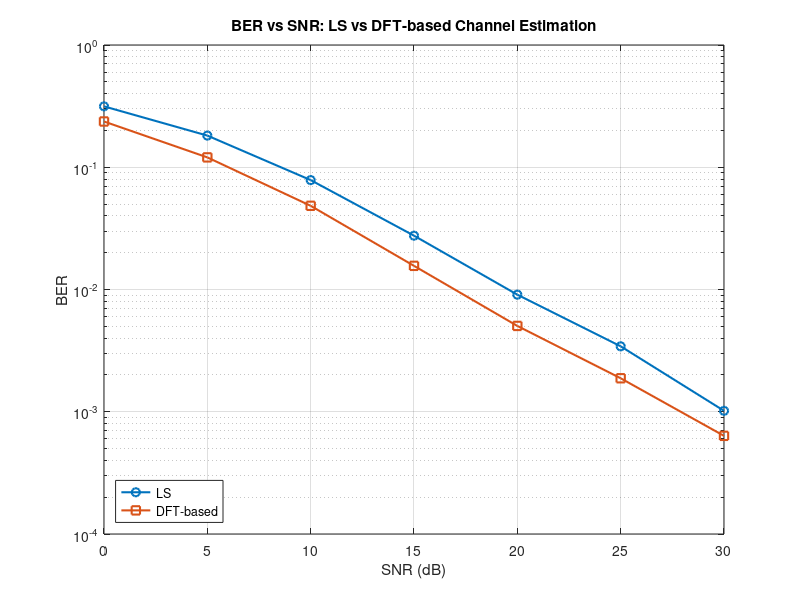
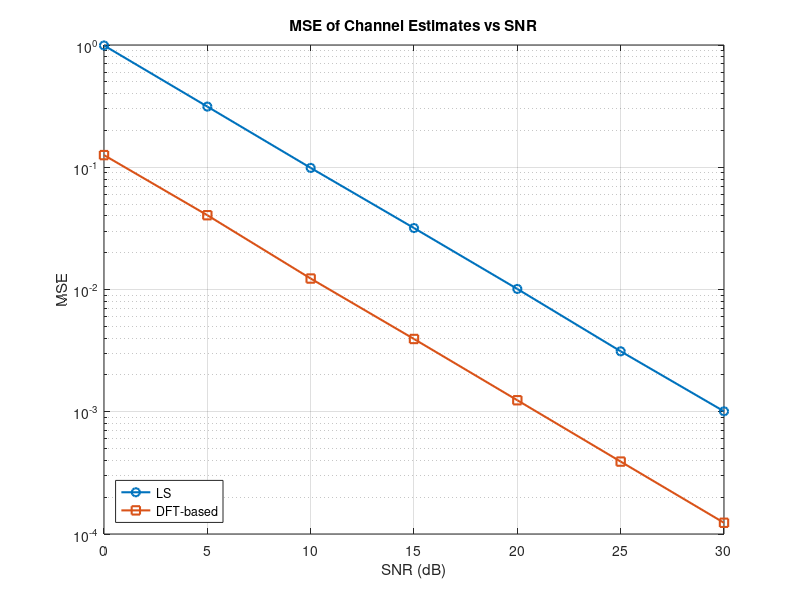
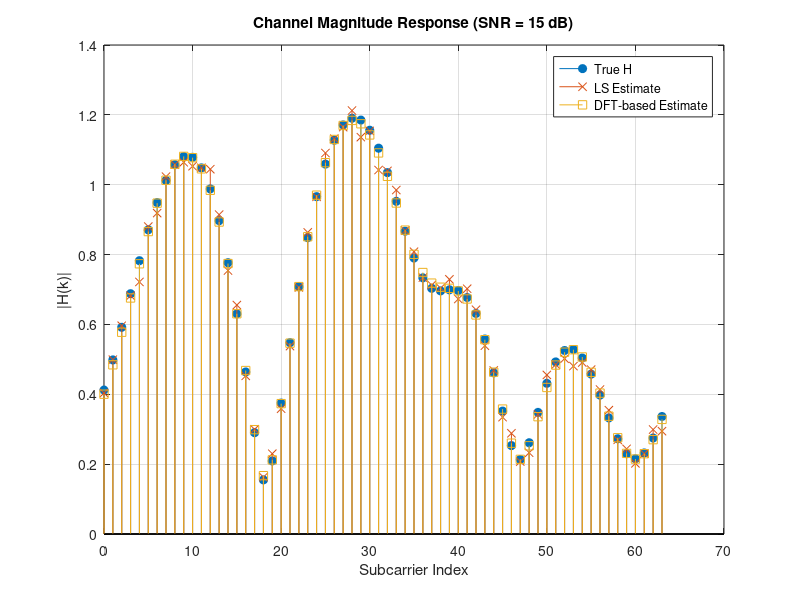

These charts were generated, in order, by the following MATLAB code:
clear ;
clc ;
close all ;
rng(1) ;
%% DEFINE PARAMETERS 
subcarriers = 64 ;
ofdm_symb = 50 ;
M = 4 ; % QPSK
k = log2(M) ; % Bits per symbol
taps = 8 ; % channel length
SNR_dB = 0:5:30 ;
frames = 200 ;
%% RESULT PREALLOCATION
BER_ls   = zeros(size(SNR_dB));
BER_dft  = zeros(size(SNR_dB));
mse_ls   = zeros(size(SNR_dB));
mse_dft  = zeros(size(SNR_dB));

for i = 1:length(SNR_dB)
    snr_db = SNR_dB(i) ;
    snr_linear = 10^(snr_db/10) ;
    bit_err_ls = 0 ;
    bit_err_dft = 0 ;
    total_bits = 0 ;
    mse_acc_ls = 0 ;
    mse_acc_dft = 0 ;
    for f = 1:frames
        % RANDOM FREQ SELECTIVE RAYLEIGH CHANNEL
        p = exp(-0:(taps-1)) ;
        p = p/sum(p) ;
        h = (randn(taps,1) + 1*j*randn(taps,1))/sqrt(2) ; % rayleigh taps
        h = h.*sqrt(p.') ;
        h_true = fft([h; zeros(subcarriers-taps,1)]) ; % true freq response
        % PILOT OFDM SYMBOL
        pilot_bits = randi([0 1],subcarriers, 1);
        pilot_symb = 2*pilot_bits - 1; % BPSK Pilots (+/-1) with magnitude = 0 
        Es = mean(abs(pilot_symb).^2) ;
        nsd = Es/snr_linear ; % noise spectral density
        noise = sqrt(nsd/2)*(randn(subcarriers,1) + 1*j*randn(subcarriers,1)) ;
        % Recieved pilot in freq domain :
        Y_pilot = h_true.*pilot_symb + noise ;
        H_ls = Y_pilot./pilot_symb ; % LS Channel Estimation
        % DFT based channel Estimation
        h_time_est = ifft(H_ls);
        h_time_trunc = zeros(subcarriers,1) ;
        h_time_trunc(1:taps) = h_time_est(1:taps) ;
        H_dft = fft(h_time_trunc) ;
        % MSE (estimate vs true)
        err_ls = H_ls - h_true ;
        err_dft = H_dft - h_true ;
        mse_acc_ls = mse_acc_ls + mean(abs(err_ls).^2) ;
        mse_acc_dft = mse_acc_dft + mean(abs(err_dft).^2) ;
        %% TRANSMISSION
        num = subcarriers*ofdm_symb*k ;
        bits_tx = randi([0 1], num , 1) ;
        data_bits = reshape(bits_tx,k,[]).' ;
        b1 = data_bits(:,1) ;
        b2 = data_bits(:,2) ;
        data_symb = ((1 - 2*b1) + 1i*(1 - 2*b2)) / sqrt(2); % QPSK Symbols
        data_symb_mat = reshape(data_symb , subcarriers , ofdm_symb) ;
        Es_data = mean(abs(data_symb).^2) ;
        nsd_data = Es_data/snr_linear ;
        Y_data = zeros(subcarriers , ofdm_symb) ;
        for t = 1:ofdm_symb 
            Xj = data_symb_mat(:,t) ;
            noise_j = sqrt(nsd_data/2)*(randn(subcarriers,1) + 1*j*randn(subcarriers,1)) ;
            Y_data(:, t) = h_true .* Xj + noise_j; % Received data in frequency domain
        end
        %% CHANNEL EQUALIZATION : LS & DFT 
        H_ls_mat = repmat(H_ls,1,ofdm_symb) ;
        H_dft_mat = repmat(H_dft,1,ofdm_symb) ;
        xhat_ls = Y_data./H_ls_mat ;
        xhat_dft = Y_data./H_dft_mat ;
        %% QPSK DEMODULATION
        xhat_ls_vec = xhat_ls(:) ;
        xhat_dft_vec = xhat_dft(:) ;
        b1_hat_ls = real(xhat_ls_vec) < 0 ;
        b2_hat_ls = imag(xhat_ls_vec) < 0; 
        b1_hat_dft = real(xhat_dft_vec) < 0 ;
        b2_hat_dft = imag(xhat_dft_vec) < 0; 
        bits_rx_ls = zeros(num,1) ;
        bits_rx_dft = zeros(num ,1) ;
        bits_rx_ls(1:2:end)  = b1_hat_ls;
        bits_rx_ls(2:2:end)  = b2_hat_ls;
        bits_rx_dft(1:2:end) = b1_hat_dft;
        bits_rx_dft(2:2:end) = b2_hat_dft;
        bit_err_ls = bit_err_ls + sum(bits_tx ~= bits_rx_ls) ;
        bit_err_dft = bit_err_dft + sum(bits_tx ~= bits_rx_dft);
        total_bits = total_bits + num ;
    end
    %% BER & MSE CALCULATION 
    BER_ls(i) = bit_err_ls/total_bits ;
    BER_dft(i) = bit_err_dft/total_bits ;
    mse_ls(i) = mse_acc_ls / frames;
    mse_dft(i) = mse_acc_dft / frames;
    
    fprintf('SNR = %2d dB : BER _LS = %.4g , BER_DFT = %.4g , MSE_LS = %.4g , MSE_DFT = %.4g \n ' , snr_db , BER_ls(i) , BER_dft(i) , mse_ls(i) , mse_dft(i)) ;
end
%% PLOTS 
figure ; 
semilogy(SNR_dB, BER_ls, '-o', 'LineWidth', 1.5); 
hold on;
semilogy(SNR_dB, BER_dft, '-s', 'LineWidth', 1.5);
grid on; 
xlabel('SNR (dB)'); 
ylabel('BER');
title('BER vs SNR: LS vs DFT-based Channel Estimation');
legend('LS', 'DFT-based', 'Location', 'southwest');

figure;
semilogy(SNR_dB, mse_ls, '-o', 'LineWidth', 1.5);
hold on;
semilogy(SNR_dB, mse_dft, '-s', 'LineWidth', 1.5);
grid on; 
xlabel('SNR (dB)'); 
ylabel('MSE');
title('MSE of Channel Estimates vs SNR');
legend('LS', 'DFT-based', 'Location', 'southwest');

mid_idx = ceil(length(SNR_dB)/2);
fprintf('\nExample frequency responses plotted for SNR = %d dB\n', SNR_dB(mid_idx));

figure;
stem(0:subcarriers-1, abs(h_true), 'filled');
hold on;
stem(0:subcarriers-1, abs(H_ls), 'x');
stem(0:subcarriers-1, abs(H_dft), 's');
grid on;
xlabel('Subcarrier Index');
ylabel('|H(k)|');
title(sprintf('Channel Magnitude Response (SNR = %d dB)', SNR_dB(mid_idx)));
legend('True H', 'LS Estimate', 'DFT-based Estimate', 'Location', 'best');